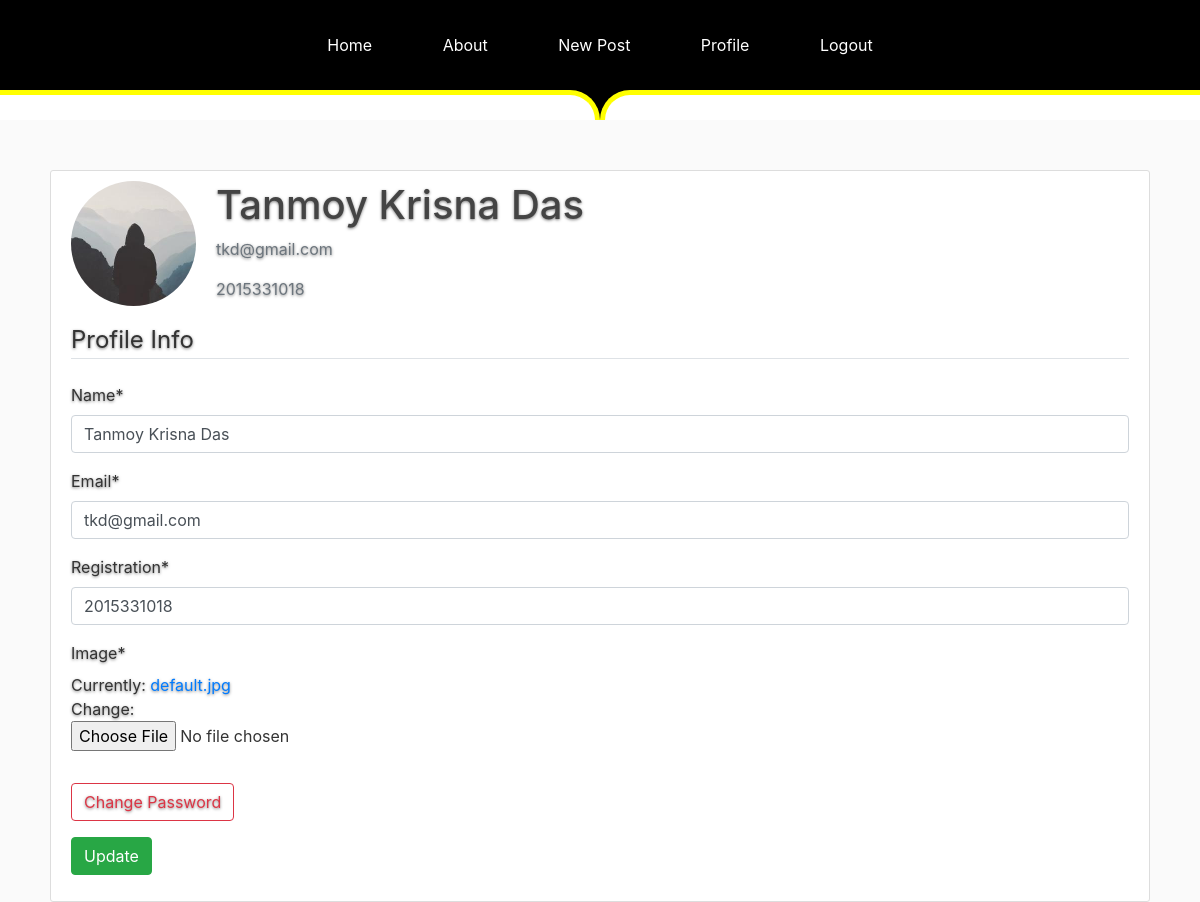
Page /profile/ (signed in) on the committed database.
### users/models.py (models this page shows, shortened)
class CustomUser(AbstractUser):
    username = None
    name = models.CharField('Name',max_length=300,unique=False, blank=False,null=False)
    email = models.EmailField(_('email address'), unique=True)
    registration = models.IntegerField(null=True)
    USERNAME_FIELD = 'email'
    REQUIRED_FIELDS = ['registration']
    objects = CustomUserManager()

class Profile(models.Model):
    user = models.OneToOneField(CustomUser, on_delete=models.CASCADE)
    image = models.ImageField(default='default.jpg', upload_to='profile_pics')

### users/views.py (the view)
# urls.py: path('profile/', user_views.profile, name='profile'),
@login_required
def profile(request):
    if request.method == 'POST':
        u_form = UserUpdateForm(request.POST, instance=request.user)
        prf = Profile.objects.get(user = request.user)
        p_form = ProfileUpdateForm(request.POST, request.FILES, instance = prf)
        if u_form.is_valid() and p_form.is_valid():
            u_form.save()
            p_form.save()
            messages.success(request, "Your account has been updated!")
            return redirect('profile')
    else:
        u_form = UserUpdateForm(instance=request.user)
        prf = Profile.objects.get(user = request.user)
        p_form = ProfileUpdateForm(request.POST, request.FILES, instance = prf)
    context = {
        'u_form': u_form,
        'p_form': p_form
    }
    return render(request, 'users/profile.html', context)

### users/forms.py
class UserUpdateForm(forms.ModelForm):
    email = forms.EmailField()
    class Meta:
        model = CustomUser
        fields = ['name', 'email','registration']

class ProfileUpdateForm(forms.ModelForm):
    class Meta:
        model = Profile
        fields = ['image']

### users/templates/users/profile.html (shortened to what this page needs)
{% extends "blog/base.html" %}
{% load crispy_forms_tags %}
{% block content %}
<div class="content-section" style="width:1100px; margin:0 auto;">
    <div class="media">
        <img class="rounded-circle account-img" src="{{ user.profile.image.url }}">
        <div class="media-body">
            <h2 class="account-heading">{{ user.name }}</h2>
            <p class="text-secondary">{{ user.email }}</p>
            <p class="text-secondary">{{ user.registration }}</p>
        </div>
    </div>
    <form method="POST" enctype="multipart/form-data">
        <fieldset class="form-group">
            <legend class="border-bottom mb-4">Profile Info</legend>
            {{ u_form|crispy }}
            {{ p_form|crispy }}
        </fieldset>
        <div class="form-group">
                <a href="{% url 'password_change' %}" class="btn btn-outline-danger" role="button">Change Password</a>
        </div>
        <div class="form-group">
            <button class="btn btn-success" type="submit">Update</button>
        </div>
    </form>
</div>
{% endblock content %}

### web/static/css/style.css (style rules this page uses)
a, a:focus, a:hover { color: #000; }
html, body { height: 100%; background-color: #000; }
body { color: #000; text-align: center; text-shadow: 0 1px 3px rgba(0,0,0,.5); }

### web/static/css/main.css (style rules this page uses)
body { background: #fafafa; color: #333333; margin-top: 5rem; }
h1, h2, h3, h4, h5, h6 { color: #444444; }
.content-section { background: #ffffff; padding: 10px 20px; border: 1px solid #dddddd; border-radius: 3px; margin-bottom: 20px; }
.account-img { height: 125px; width: 125px; margin-right: 20px; margin-bottom: 16px; }
.account-heading { font-size: 2.5rem; }

### web/static/css/nav.css (style rules this page uses)
body { margin:0; padding:0; }

### rows in the picture
CustomUser: profile.image (placeholder picture), name "Tanmoy Krisna Das", email "tkd@gmail.com", registration "2015331018"
